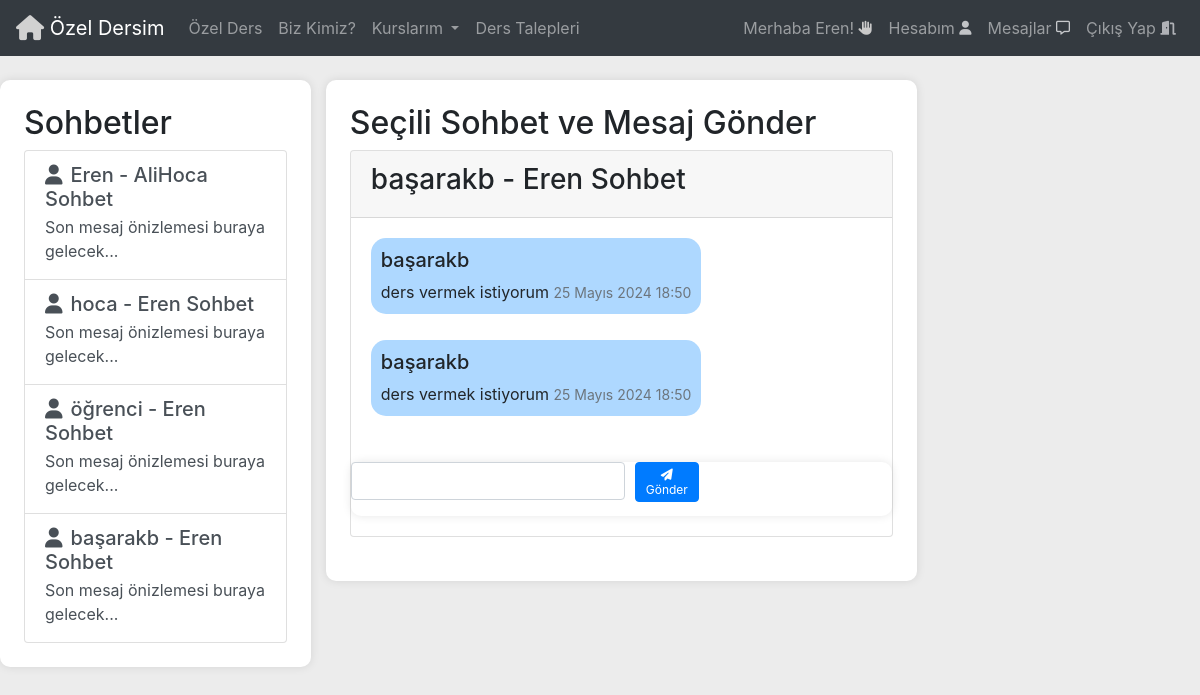
The app's page /iletisime_gec1/44 (signed in) with its own data.
### Base/models.py (models this page shows, shortened)
class Sohbet(models.Model):
  user1 = models.ForeignKey(User, on_delete=models.CASCADE, related_name='user1_sohbet')
  user2 = models.ForeignKey(User, on_delete=models.CASCADE,related_name='user2_sohbet')
  def __str__(self):
        return f'{self.user1.username} - {self.user2.username} Sohbet'

class Mesaj(models.Model):
  gönderen = models.ForeignKey(User, on_delete=models.CASCADE, related_name='gönderilen_mesajlar')
  alici = models.ForeignKey(User, on_delete=models.CASCADE, null=True,blank=True,default=None,related_name='alınan_mesajlar')
  tarih = models.DateTimeField(auto_now_add=True)
  içerik = models.CharField(max_length=200)
  sohbet = models.ForeignKey(Sohbet, on_delete=models.CASCADE,related_name='messages')

### Base/views.py (the view)
# urls.py: path('iletisime_gec1/<str:pk>',views.iletisime_gec1,name='IletisimeGec1'),
def iletisime_gec1(request, pk):
    ders_talebi = DersTalepleri.objects.get(id=pk)
    alici = ders_talebi.kullanici
    user = request.user
    sohbetler = Sohbet.objects.filter(Q(user1=user) | Q(user2=user))
    try:
        secili_sohbet = Sohbet.objects.get(
        Q(user1=user, user2=alici) | Q(user1=alici, user2=user)
    )
    except Sohbet.DoesNotExist:
        secili_sohbet = Sohbet.objects.create(user1=user, user2=alici)
    mesajlar = Mesaj.objects.filter(sohbet=secili_sohbet)
    if request.method == 'POST':
        mesajform = MessageForm(request.POST)
        if mesajform.is_valid():
            yeni_mesaj = mesajform.save(commit=False)
            yeni_mesaj.gönderen = user
            yeni_mesaj.sohbet = secili_sohbet
            yeni_mesaj.save()
            return redirect('IletisimeGec',pk=ders_talebi.id)
    else:
        mesajform = MessageForm()
    context = {
        'sohbetler': sohbetler,
        'secili_sohbet': secili_sohbet,
        'mesajlar': mesajlar,
        'mesajform': mesajform
    }
    return render(request, 'mesaj.html', context)

### Base/formlar.py
class MessageForm(forms.ModelForm):
    içerik = forms.CharField(label='Mesaj', widget=forms.TextInput(attrs={'class': 'form-control'}))
    class Meta:
        model = Mesaj
        fields = ['içerik']

### Templates/mesaj.html (shortened to what this page needs)
{% include 'navbar.html' %}
<!DOCTYPE html>
<html lang="tr">
  <head>
    <link
      rel="stylesheet"
      href="https://cdn.jsdelivr.net/npm/bootstrap@4.6.2/dist/css/bootstrap.min.css"
    />
    <link
      rel="stylesheet"
      href="https://cdnjs.cloudflare.com/ajax/libs/font-awesome/6.5.2/css/all.min.css"
    />
  </head>
  <body>
    <div class="container chat-container mt-4">
      <div class="row">
        <div class="col-md-4 sidebar p-4">
          <h2>Sohbetler</h2>
          <div class="list-group">
            {% for sohbet in sohbetler %}
            <a
              href="{% url 'SohbetDetay' sohbet.id %}"
              class="list-group-item list-group-item-action chat-list-item"
            >
              <div class="d-flex w-100 justify-content-between">
                <h5 class="mb-1">
                  <i class="fas fa-user mr-2"></i>{{ sohbet }}
                </h5>
              </div>
              <p class="mb-1">Son mesaj önizlemesi buraya gelecek...</p>
            </a>
            {% endfor %}
          </div>
        </div>
        <div class="col-md-8">
          <div class="main-content p-4">
            <h2>Seçili Sohbet ve Mesaj Gönder</h2>
            {% if secili_sohbet %}
            <div class="card">
              <div class="card-header">
                <h3>{{ secili_sohbet }}</h3>
              </div>
              <div class="card-body" id="chat-messages">
                {% for mesaj in mesajlar %}
                <div class="media mb-3">
                  <div class="media-body">
                    <div class="balloon">
                      <h5 class="mt-0">{{ mesaj.gönderen }}</h5>
                      {{ mesaj.içerik }}
                      <small class="text-muted">{{ mesaj.tarih }}</small>
                    </div>
                  </div>
                </div>
                {% endfor %}
              </div>
              <div class="chat-form">
                <form method="POST" class="d-flex">
                  <div class="form-group flex-grow-1">
                    {{ mesajform.içerik }}
                  </div>
                  <button type="submit" class="btn btn-primary btn-send">
                    <i class="fas fa-paper-plane"></i> Gönder
                  </button>
                </form>
              </div>
            </div>
            {% else %}
            <div class="card">
              <div class="card-body">
                <p>Lütfen Bir Sohbet Seçin</p>
              </div>
            </div>
            {% endif %}
          </div>
        </div>
      </div>
    </div>
  </body>
</html>

### Templates/navbar.html (shortened to what this page needs)
<!DOCTYPE html>
<html lang="en">
<head>
  <link rel="stylesheet" href="https://cdn.jsdelivr.net/npm/bootstrap@4.6.2/dist/css/bootstrap.min.css">
  <link rel="stylesheet" href="https://cdnjs.cloudflare.com/ajax/libs/font-awesome/6.5.2/css/all.min.css">
</head>
<body>
  <nav class="navbar navbar-expand-lg navbar-dark bg-dark">
    <a class="navbar-brand" href="{% url 'Home' %}"> <i class="fa-solid fa-house fa-lg" style="color: #d1d1d1;"></i>
      <width="30" height="30" class="d-inline-block align-top " alt="">
        Özel Dersim
    </a>
    <div class="collapse navbar-collapse" id="navbarSupportedContent">
      <ul class="navbar-nav mr-auto">
        <li class="nav-item">
          <a class="nav-link" href="{% url 'OzelDers' %}">Özel Ders</a>
        </li>
        <li class="nav-item">
          <a class="nav-link" href="{% url 'biz_kimiz' %}">Biz Kimiz?</a>
        </li>
        <li class="nav-item dropdown">
          <a class="nav-link dropdown-toggle" href="#" role="button" data-toggle="dropdown" aria-expanded="false">
            Kurslarım
          </a>
        </li>
        <li class="nav-item">
          <a class="nav-link" href="{% url 'DersTalepleri' %}">Ders Talepleri</a>
        </li>
      </ul>
      <div class="user-links">
        {% if request.user.is_authenticated %}
        <ul class="navbar-nav ml-auto">
          <li class="nav-item">
            <a class="nav-link">Merhaba {{request.user}}! <i class="fa-solid fa-hand fa-shake fa-sm" style="color: #c9c9c9;"></i></a>
          </li>
          <li class="nav-item">
           <a class="nav-link" href="{% url 'profil' request.user.id  %}">
              Hesabım <i class="fa-solid fa-user fa-sm" style="color: #c2c4c7;"></i></i></i></i></i>
            </a>
          </li>
          <li class="nav-item">
            <a class="nav-link" href="{% url 'mesaj'  %}">
              Mesajlar <i class="fa-regular fa-message fa-sm" style="color: #c7c9cc;"></i></i></i>
            </a>
          <li class="nav-item">
            <a class="nav-link" href="{% url 'logout'  %}">
              Çıkış Yap <i class="fa-solid fa-door-open fa-sm" style="color: #afb1b6;"></i></i></i></i>
            </a>
          </li>
        </ul>
        {% endif %}
      </div>
  </nav>
</body>
</html>

### Templates/mesaj.html (style rules this page uses)
body { background-color: #ececec; }
.chat-container { max-width: 1200px; margin: 0 auto; display: flex; flex-direction: row; }
.sidebar, .main-content, .chat-form { background-color: #fff; border-radius: 10px; box-shadow: 0 0 10px rgba(0, 0, 0, 0.1); margin-bottom: 20px; }
.list-group-item { cursor: pointer; }
.card { margin-bottom: 20px; }
.balloon { display: inline-block; background-color: #aed8ff; padding: 10px; border-radius: 15px; margin-bottom: 10px; }
.btn-send { padding: 0.25rem 0.5rem; font-size: 0.75rem; line-height: 1.25; width: 4rem; height: 2rem; }
.chat-form { display: flex; align-items: center; }
.form-group { flex-grow: 1; margin-right: 10px; }
.btn-send { flex-shrink: 0; height: 100%; }

### records on screen
Sohbet: user1+user2 "Eren - AliHoca Sohbet"
Sohbet: user1+user2 "hoca - Eren Sohbet"
Sohbet: user1+user2 "öğrenci - Eren Sohbet"
Sohbet: user1+user2 "başarakb - Eren Sohbet"
Mesaj: gönderen "başarakb", içerik "ders vermek istiyorum", tarih "25 Mayıs 2024 18:50"
Mesaj: gönderen "başarakb", içerik "ders vermek istiyorum", tarih "25 Mayıs 2024 18:50"

### other values on screen
{{ request.user }} "Eren"
